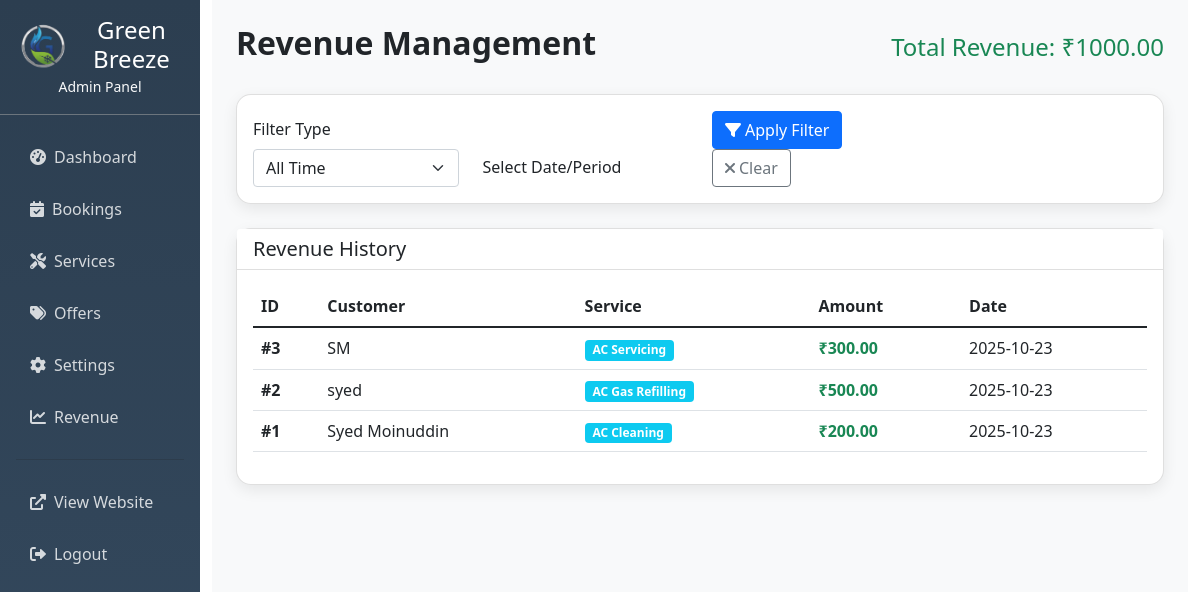
/admin/revenue (signed in), run on the app's committed database.
### tables this page shows
CREATE TABLE bookings (
        id INTEGER PRIMARY KEY AUTOINCREMENT,
        customer_name TEXT NOT NULL,
        phone TEXT NOT NULL,
        email TEXT,
        address TEXT NOT NULL,
        service_id INTEGER,
        booking_date TEXT NOT NULL,
        booking_time TEXT NOT NULL,
        status TEXT DEFAULT 'pending',
        created_at TEXT DEFAULT CURRENT_TIMESTAMP, revenue REAL DEFAULT 0,
        FOREIGN KEY (service_id) REFERENCES services (id)
    );

CREATE TABLE services (
        id INTEGER PRIMARY KEY AUTOINCREMENT,
        name TEXT NOT NULL,
        description TEXT,
        price REAL NOT NULL,
        duration TEXT,
        category TEXT DEFAULT 'AC',
        active INTEGER DEFAULT 1
    , image TEXT);

### app.py (the view, shortened to what this page needs)
@app.route('/admin/revenue')
def admin_revenue():
    if not session.get('admin_logged_in'):
        return redirect(url_for('admin_login'))
    filter_type = request.args.get('filter', 'all')
    filter_value = request.args.get('value', '')
    conn = sqlite3.connect('green_breeze.db')
    c = conn.cursor()
    base_query = """SELECT b.id, b.customer_name, b.revenue, s.name as service_name, b.created_at
                     FROM bookings b
                     JOIN services s ON b.service_id = s.id
                     WHERE b.status = 'completed' AND b.revenue > 0"""
    if filter_type == 'day' and filter_value:
        where_clause = " AND date(b.created_at) = ?"
        c.execute(base_query + where_clause + " ORDER BY b.created_at DESC", (filter_value,))
        revenue_records = c.fetchall()
        c.execute("SELECT SUM(b.revenue) FROM bookings b WHERE b.status = 'completed' AND b.revenue > 0" + where_clause, (filter_value,))
    elif filter_type == 'year' and filter_value:
        where_clause = " AND strftime('%Y', b.created_at) = ?"
        c.execute(base_query + where_clause + " ORDER BY b.created_at DESC", (filter_value,))
        revenue_records = c.fetchall()
        c.execute("SELECT SUM(b.revenue) FROM bookings b WHERE b.status = 'completed' AND b.revenue > 0" + where_clause, (filter_value,))
    else:
        c.execute(base_query + " ORDER BY b.created_at DESC")
        revenue_records = c.fetchall()
        c.execute("SELECT SUM(revenue) FROM bookings WHERE status = 'completed' AND revenue > 0")
    total_revenue = c.fetchone()[0] or 0
    conn.close()
    return render_template('admin_revenue.html', revenue_records=revenue_records, total_revenue=total_revenue, filter_type=filter_type, filter_value=filter_value)

### app.py (called while the page is built)
def inject_datetime():
    return {'datetime': datetime}

### templates/admin_revenue.html (shortened to what this page needs)
{% extends "admin_base.html" %}
{% block content %}
<div class="d-flex justify-content-between align-items-center mb-4">
    <h2 class="fw-bold">Revenue Management</h2>
    <div class="text-end">
        <h4 class="text-success mb-0">Total Revenue: ₹{{ "%.2f"|format(total_revenue) }}</h4>
    </div>
</div>
<div class="card mb-4">
    <div class="card-body">
        <div class="row align-items-end">
            <div class="col-md-3">
                <label class="form-label">Filter Type</label>
                <select id="filterType" class="form-select" onchange="toggleFilterInput()">
                    <option value="all" {{ 'selected' if filter_type == 'all' }}>All Time</option>
                </select>
            </div>
            <div class="col-md-3">
                <label class="form-label">Select Date/Period</label>
            </div>
            <div class="col-md-3">
                <button class="btn btn-primary" onclick="applyFilter()">
                    <i class="fas fa-filter me-1"></i>Apply Filter
                </button>
                <button class="btn btn-outline-secondary" onclick="clearFilter()">
                    <i class="fas fa-times me-1"></i>Clear
                </button>
            </div>
        </div>
    </div>
</div>
<div class="card">
    <div class="card-header bg-white">
        <h5 class="mb-0">Revenue History</h5>
    </div>
    <div class="card-body">
        {% if revenue_records %}
        <div class="table-responsive">
            <table class="table table-hover">
                <thead>
                    <tr>
                        <th>ID</th>
                        <th>Customer</th>
                        <th>Service</th>
                        <th>Amount</th>
                        <th>Date</th>
                    </tr>
                </thead>
                <tbody>
                    {% for record in revenue_records %}
                    <tr>
                        <td><strong>#{{ record[0] }}</strong></td>
                        <td>{{ record[1] }}</td>
                        <td><span class="badge bg-info">{{ record[3] }}</span></td>
                        <td><strong class="text-success">₹{{ "%.2f"|format(record[2]) }}</strong></td>
                        <td>{{ record[4][:10] }}</td>
                    </tr>
                    {% endfor %}
                </tbody>
            </table>
        </div>
        {% else %}
        <div class="text-center py-5">
            <i class="fas fa-chart-line fa-4x text-muted mb-3"></i>
            <h4 class="text-muted">No Revenue Records</h4>
            <p class="text-muted">Revenue will appear here when bookings are marked as completed</p>
        </div>
        {% endif %}
    </div>
</div>
{% endblock %}

### templates/admin_base.html (style rules this page uses)
.card { border-radius: 15px; box-shadow: 0 5px 15px rgba(0, 0, 0, 0.08); }

### data on the page
bookings: id "3", customer_name "SM", name "AC Servicing", revenue "300.00", created_at "2025-10-23"
bookings: id "2", customer_name "syed", name "AC Gas Refilling", revenue "500.00", created_at "2025-10-23"
bookings: id "1", customer_name "Syed Moinuddin", name "AC Cleaning", revenue "200.00", created_at "2025-10-23"

### other printed values
{{ "%.2f"|format(total_revenue) }} "1000.00"
